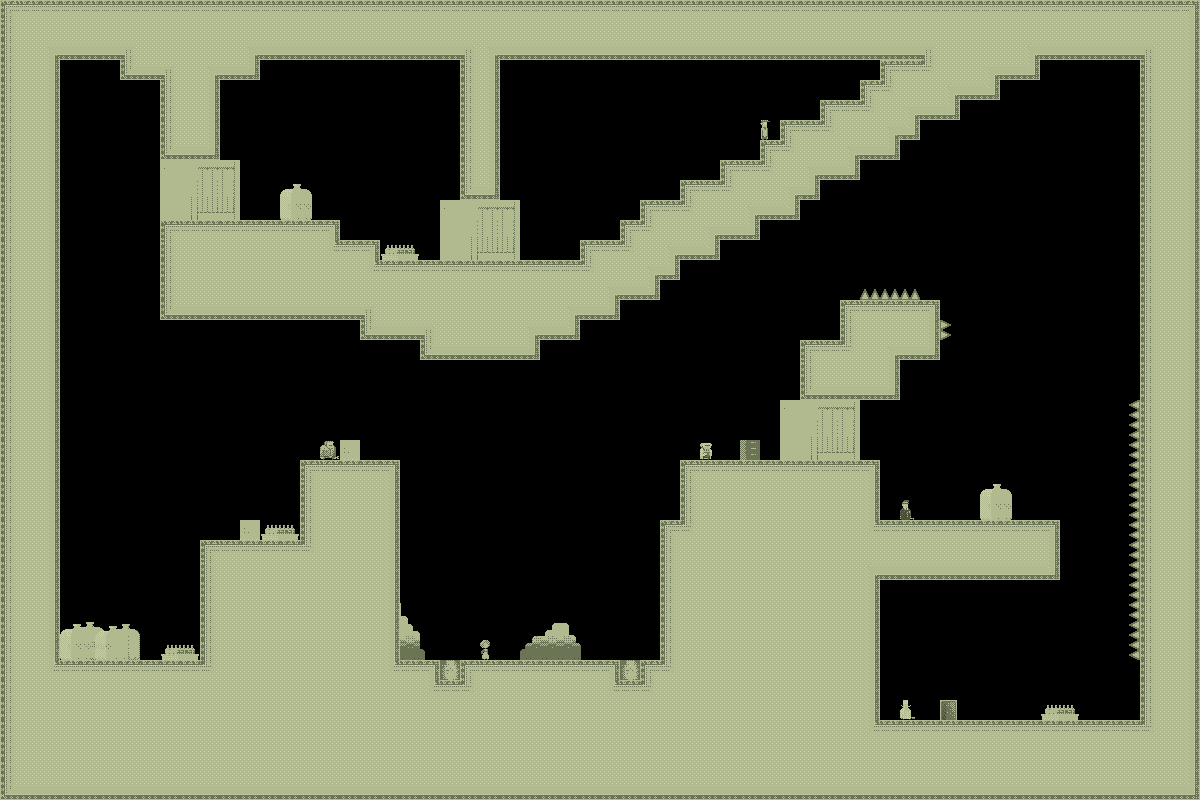

A 2D game scene composited from a Tiled map and its tileset images. What follows is a short description and the map's XML, with each tile layer's data collapsed to a summary:
An orthogonal 60x40 tile map with 20x20 px tiles, 1 tile layer (bg) and 1 object.

<map version="1.0" orientation="orthogonal" width="60" height="40" tilewidth="20" tileheight="20">
 <tileset firstgid="1" name="tiles_sydney" tilewidth="20" tileheight="20">
  <image source="../../../../../SuperLemonadeFactory1989Content/Lemonade/tiles_sydney.png" width="400" height="400" />
  <terraintypes>
   <terrain name="regularBlocks" tile="-1" />
  </terraintypes>
  <tile id="8" terrain=",,,0" />
  <tile id="9" terrain=",,0,0" />
  <tile id="10" terrain=",,0,0" />
  <tile id="11" terrain=",,0,0" />
  <tile id="12" terrain=",,0,0" />
  <tile id="13" terrain=",,0,0" />
  <tile id="14" terrain=",,0," />
  <tile id="15" terrain="0,0,0," />
  <tile id="16" terrain="0,0,,0" />
  <tile id="28" terrain=",0,,0" />
  <tile id="34" terrain="0,,0," />
  <tile id="35" terrain="0,,0,0" />
  <tile id="36" terrain=",0,0,0" />
  <tile id="48" terrain=",0,,0" />
  <tile id="54" terrain="0,,0," />
  <tile id="68" terrain=",0,,0" />
  <tile id="74" terrain="0,,0," />
  <tile id="88" terrain=",0,,0" />
  <tile id="94" terrain="0,,0," />
  <tile id="108" terrain=",0,,0" />
  <tile id="114" terrain="0,,0," />
  <tile id="128" terrain=",0,," />
  <tile id="129" terrain="0,0,," />
  <tile id="130" terrain="0,0,," />
  <tile id="131" terrain="0,0,," />
  <tile id="132" terrain="0,0,," />
  <tile id="133" terrain="0,0,," />
  <tile id="134" terrain="0,,," />
  <tile id="194" terrain="0,0,0,0" />
  <tile id="356">
   <properties>
    <property name="LargeCrate" value="" />
   </properties>
  </tile>
  <tile id="380">
   <properties>
    <property name="Andre" value="" />
   </properties>
  </tile>
  <tile id="381">
   <properties>
    <property name="Liselot" value="" />
   </properties>
  </tile>
  <tile id="382">
   <properties>
    <property name="Amsterdaam" value="" />
   </properties>
  </tile>
  <tile id="383">
   <properties>
    <property name="Worker" value="" />
   </properties>
  </tile>
  <tile id="384">
   <properties>
    <property name="Inspector" value="" />
   </properties>
  </tile>
  <tile id="385">
   <properties>
    <property name="Chef" value="" />
   </properties>
  </tile>
  <tile id="386">
   <properties>
    <property name="Exit" value="" />
   </properties>
  </tile>
  <tile id="387">
   <properties>
    <property name="Trampoline" value="" />
   </properties>
  </tile>
  <tile id="388">
   <properties>
    <property name="SmallCrate" value="" />
   </properties>
  </tile>
  <tile id="389">
   <properties>
    <property name="SugarBag" value="" />
   </properties>
  </tile>
 </tileset>
 <layer name="bg" width="60" height="40">
  <data>[2400 cells, 1311 non-empty, 94 distinct tile ids]</data>
 </layer>
 <objectgroup name="boxes" width="60" height="40">
  <object x="1060" y="400">
   <polyline points="40,0 40,260" />
  </object>
 </objectgroup>
</map>
